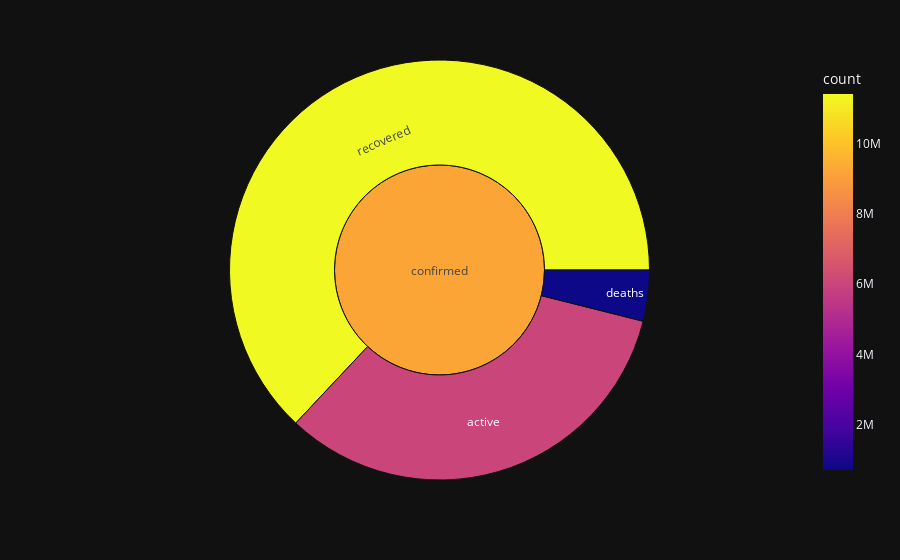

Here is the notebook cell this chart was saved with:
### Code cell
world_df = pd.DataFrame({
    'confirmed': [confirmed_total],
    'deaths': [deaths_total],
    'recovered': [recovered_total],
    'active': [active_total]
})


#Unpivot the DataFrame from wide to long format
world_long_df = world_df.melt(value_vars=['active', 'deaths', 'recovered'],
                              var_name="status",
                              value_name="count")

world_long_df['combined'] = 'confirmed'

fig = px.sunburst(world_long_df, path=["combined", "status"], values="count",
                 color='count', template='plotly_dark')

fig.show();

### Figure 1 — Plotly figure (JSON) as saved in the notebook; plotly's stock layout.template omitted (floating-point values rounded to 4 significant figures)
{"data": [{"branchvalues": "total", "customdata": [[5985677], [710318], [11402673], [9191000.0]], "domain": {"x": [0, 1], "y": [0, 1]}, "hovertemplate": "labels=%{label}<br>count_sum=%{value}<br>parent=%{parent}<br>id=%{id}<br>count=%{color}<extra></extra>", "ids": ["confirmed/active", "confirmed/deaths", "confirmed/recovered", "confirmed"], "labels": ["active", "deaths", "recovered", "confirmed"], "marker": {"coloraxis": "coloraxis", "colors": [5985677, 710318, 11402673, 9191000.0]}, "name": "", "parents": ["confirmed", "confirmed", "confirmed", ""], "type": "sunburst", "values": [5985677, 710318, 11402673, 18098668]}], "layout": {"coloraxis": {"colorbar": {"title": {"text": "count"}}, "colorscale": [[0, "#0d0887"], [0.1111, "#46039f"], [0.2222, "#7201a8"], [0.3333, "#9c179e"], [0.4444, "#bd3786"], [0.5556, "#d8576b"], [0.6667, "#ed7953"], [0.7778, "#fb9f3a"], [0.8889, "#fdca26"], [1, "#f0f921"]]}, "legend": {"tracegroupgap": 0}, "margin": {"t": 60}}}
